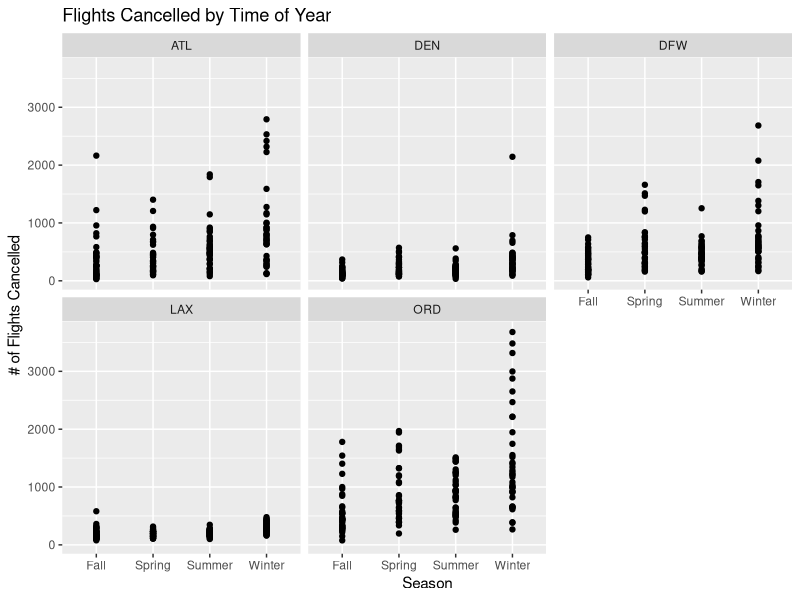
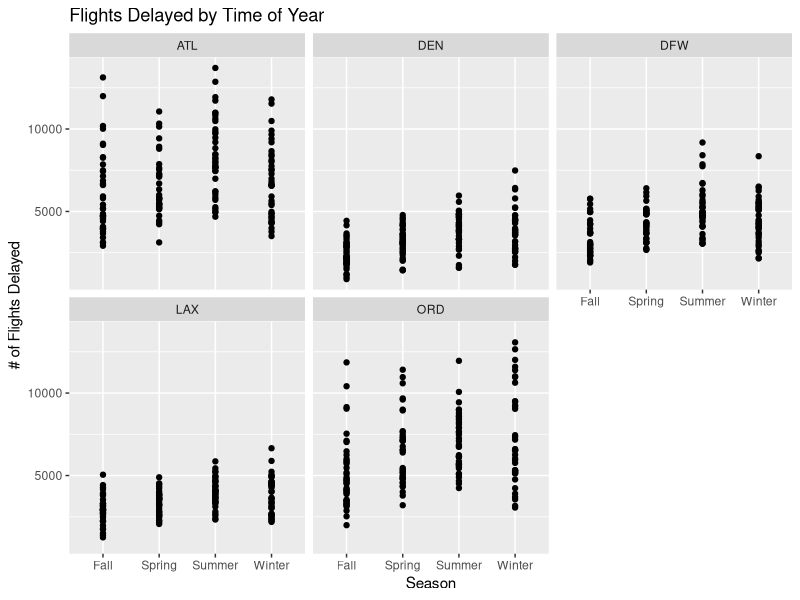

R code for these plots, in order:
## ---- chunk 1
#| label: load-pkgs
#| message: false

library(tidyverse)
## ---- chunk 2
#| label: load-data

airlines <- read_csv("airlines.csv", show_col_types = FALSE)
## ---- chunk 3
#| label: add-season

winter <- c(12, 1, 2)
spring <- c(3, 4, 5)
summer <- c(6, 7, 8)

airlines_season <- airlines |>
  mutate(season = if_else(Time.Month %in% winter, "Winter",
                  if_else(Time.Month %in% spring,"Spring",
                  if_else(Time.Month %in% summer, "Summer", "Fall"))))
## ---- chunk 4
#| label: filter-pop-airports

airlines_season <- airlines_season |>
  filter(Airport.Code == "ATL" |
         Airport.Code == "LAX" |
         Airport.Code == "ORD" |
         Airport.Code ==  "DFW" |
         Airport.Code == "DEN")
## ---- chunk 5
#| label: cancel-by-season

airlines_season |>
  ggplot(
    aes(x = season, y = Statistics.Flights.Cancelled)
  ) +
  geom_point() +
  facet_wrap(~Airport.Code) +
  labs(x = "Season",
       y = "# of Flights Cancelled",
       title = "Flights Cancelled by Time of Year")
## ---- chunk 6
#| label: delay-by-season
airlines_season |>
  ggplot(
    aes(x = season, y = Statistics.Flights.Delayed)
  ) +
  geom_point() +
  facet_wrap(~Airport.Code) +
  labs(x = "Season",
       y = "# of Flights Delayed",
       title = "Flights Delayed by Time of Year")

## ---- chunk 7
#| label: airport-means
airlines_season |>
  filter(Airport.Code == "ATL") |>
  summarize(atl_mean_cancel = mean(Statistics.Flights.Cancelled),
            atl_mean_delay = mean(Statistics.Flights.Delayed))

airlines_season |>
  filter(Airport.Code == "DEN") |>
  summarize(den_mean_cancel = mean(Statistics.Flights.Cancelled),
            den_mean_delay = mean(Statistics.Flights.Delayed))

airlines_season |>
  filter(Airport.Code == "DFW") |>
  summarize(dfw_mean_cancel = mean(Statistics.Flights.Cancelled),
            dfw_mean_delay = mean(Statistics.Flights.Delayed))

airlines_season |>
  filter(Airport.Code == "LAX") |>
  summarize(lax_mean_cancel = mean(Statistics.Flights.Cancelled),
            lax_mean_delay = mean(Statistics.Flights.Delayed))

airlines_season |>
  filter(Airport.Code == "ORD") |>
  summarize(ord_mean_cancel = mean(Statistics.Flights.Cancelled),
            ord_mean_delay = mean(Statistics.Flights.Delayed))

## ---- chunk 8
#| label: season-means

airlines_season |>
  filter(season == "Winter") |>
  summarize(winter_mean_cancel = mean(Statistics.Flights.Cancelled),
            winter_mean_delay = mean(Statistics.Flights.Delayed))

airlines_season |>
  filter(season == "Spring") |>
  summarize(spring_mean_cancel = mean(Statistics.Flights.Cancelled),
            spring_mean_delay = mean(Statistics.Flights.Delayed))

airlines_season |>
  filter(season == "Summer") |>
  summarize(summer_mean_cancel = mean(Statistics.Flights.Cancelled),
            summer_mean_delay = mean(Statistics.Flights.Delayed))

airlines_season |>
  filter(season == "Fall") |>
  summarize(fall_mean_cancel = mean(Statistics.Flights.Cancelled),
            fall_mean_delay = mean(Statistics.Flights.Delayed))
